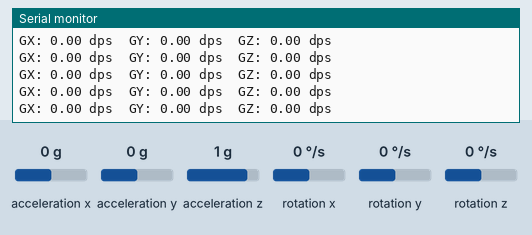
Recording of a sketch running on a simulated ESP32. Shown: the last lines printed to the serial monitor. Wiring (inferred from the names in the program): MPU-6050 motion sensor at I2C address 0x68. The inputs (shaded band) are chosen by the test bench; at power-on: rotation x 0 °/s, rotation y 0 °/s, rotation z 0 °/s, acceleration x 0 g, acceleration y 0 g, acceleration z 1 g.

Above: at 3.6 s.
3.7 s: rotation x set to -192 °/s
At 3.75 s:
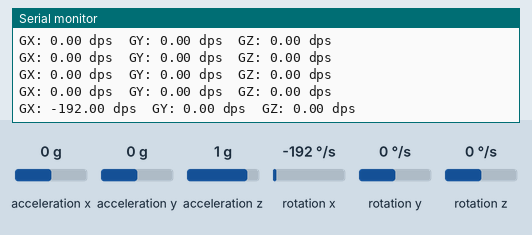
5.2 s: rotation y set to -192 °/s
At 5.28 s:
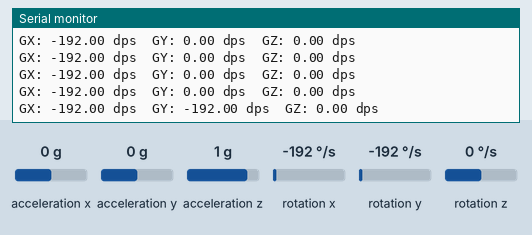
6.7 s: rotation z set to -192 °/s
At 6.7 s:
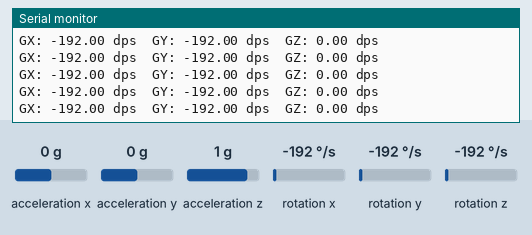

The sketch:

03_raw_gyro.ino
```cpp
/*
  GOAL
  Measure angular velocity in degrees per second.

  NEW IN THIS CHECKPOINT
  Read the gyroscope and subtract its startup bias.
  Accelerometer readings and tilt calculations remain available.

  UNLOCKED API
  See API.md in this folder.

  SUCCESS LOOKS LIKE
  Stationary rates stay near zero and react when the sensor rotates.

  THINK ABOUT
  - Why must the sensor remain still during calibration?
  - Is an angular rate the same thing as an angle?
*/
#include <Arduino.h>
#include <Wire.h>

const uint8_t MPU_ADDRESS = 0x68;
const int CALIBRATION_SAMPLES = 500;

float accelX, accelY, accelZ;
float gyroX, gyroY, gyroZ;
float gyroBiasX, gyroBiasY, gyroBiasZ;
float accelRoll, accelPitch;

bool writeRegister(uint8_t reg, uint8_t value) {
  Wire.beginTransmission(MPU_ADDRESS);
  Wire.write(reg);
  Wire.write(value);
  return Wire.endTransmission(true) == 0;
}

bool readAccel() {
  Wire.beginTransmission(MPU_ADDRESS);
  Wire.write(0x3B);

  if (Wire.endTransmission(false) != 0) {
    return false;
  }
  if (Wire.requestFrom(MPU_ADDRESS, (size_t)6, true) != 6) {
    return false;
  }

  int16_t rawX = (int16_t)((uint16_t(Wire.read()) << 8) | Wire.read());
  int16_t rawY = (int16_t)((uint16_t(Wire.read()) << 8) | Wire.read());
  int16_t rawZ = (int16_t)((uint16_t(Wire.read()) << 8) | Wire.read());

  accelX = rawX / 16384.0f;
  accelY = rawY / 16384.0f;
  accelZ = rawZ / 16384.0f;
  return true;
}

bool readGyro() {
  Wire.beginTransmission(MPU_ADDRESS);
  Wire.write(0x43);

  if (Wire.endTransmission(false) != 0) {
    return false;
  }
  if (Wire.requestFrom(MPU_ADDRESS, (size_t)6, true) != 6) {
    return false;
  }

  int16_t rawX = (int16_t)((uint16_t(Wire.read()) << 8) | Wire.read());
  int16_t rawY = (int16_t)((uint16_t(Wire.read()) << 8) | Wire.read());
  int16_t rawZ = (int16_t)((uint16_t(Wire.read()) << 8) | Wire.read());

  gyroX = rawX / 131.0f;
  gyroY = rawY / 131.0f;
  gyroZ = rawZ / 131.0f;
  return true;
}

void computeAccelAngles() {
  accelRoll = atan2f(accelY, accelZ) * 180.0f / PI;
  accelPitch = atan2f(
                 -accelX,
                 sqrtf(accelY * accelY + accelZ * accelZ)
               ) * 180.0f / PI;
}

bool calibrateGyro() {
  float sumX = 0;
  float sumY = 0;
  float sumZ = 0;

  Serial.println("Keep still: calibrating gyro...");

  for (int sample = 0; sample < CALIBRATION_SAMPLES; sample++) {
    if (!readGyro()) {
      return false;
    }
    sumX += gyroX;
    sumY += gyroY;
    sumZ += gyroZ;
    delay(3);
  }

  gyroBiasX = sumX / CALIBRATION_SAMPLES;
  gyroBiasY = sumY / CALIBRATION_SAMPLES;
  gyroBiasZ = sumZ / CALIBRATION_SAMPLES;
  return true;
}

void setup() {
  Serial.begin(115200);
  delay(500);
  Wire.begin(25, 26, 100000);

  if (!writeRegister(0x6B, 0x00) ||
      !writeRegister(0x1C, 0x00) ||
      !writeRegister(0x1B, 0x00) ||
      !calibrateGyro()) {
    Serial.println("MPU6050 setup or calibration failed");
    while (true) {
      delay(1000);
    }
  }
}

void loop() {
  if (readAccel() && readGyro()) {
    computeAccelAngles();

    Serial.print("GX: ");
    Serial.print(gyroX - gyroBiasX, 2);
    Serial.print(" dps  GY: ");
    Serial.print(gyroY - gyroBiasY, 2);
    Serial.print(" dps  GZ: ");
    Serial.print(gyroZ - gyroBiasZ, 2);
    Serial.println(" dps");
  } else {
    Serial.println("Sensor read failed");
  }

  delay(100);
}
```

Measured:
- after the input at 3.7 s, the serial monitor: prints a new line at once (image 1)
- after the input at 5.2 s, the serial monitor: prints a new line after 0.07 s (image 2)
